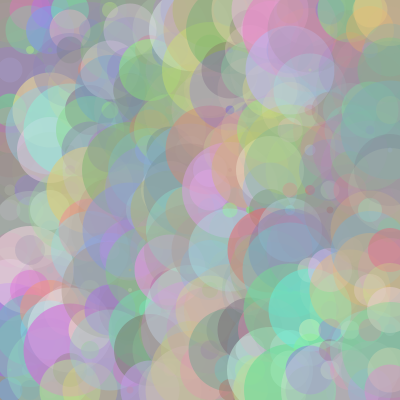
Frame 1 (no input)
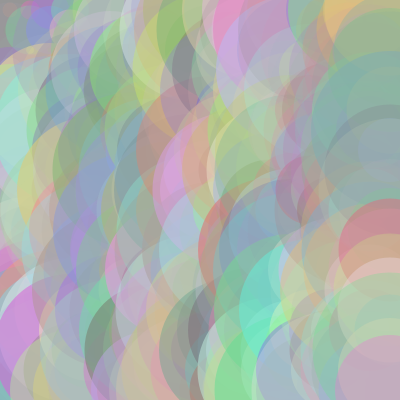
Frame 60 (the mouse pressed at the canvas centre just before this capture)
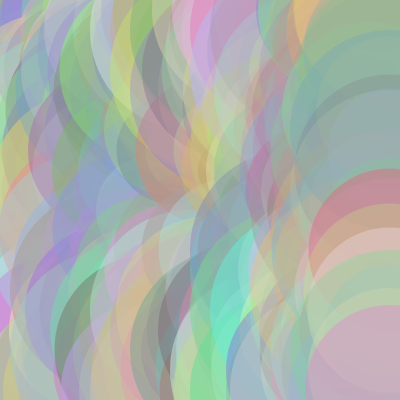
Frame 120 (the mouse held since frame 60 and released just before this capture)

The Processing sketch that drew these frames (run headless with seeded random() and noise(); from frame 60 on, the mouse is pressed at the canvas centre):

// Processing sketch: processing_27054
// ── processing_27054.pde

int[] radius = new int[400]; 
color[] colors = new color[400];


void setup () {
  size(400, 400);
  for (int i = 0; i < radius.length; i++ ) {
    radius[i] = int(random(2, 100)); 
    //println(radius[i]);
  }

  for(int j = 0; j < colors.length; j++) {
    colors[j] = color(random(100,250),random(100,250), random(100,250), random(10,150));
  } 
  noStroke();
}

void draw() {
  background(150);

  int counter = 0;
  for (int x = 10; x < 400; x += 20) {
    //for every x value, iterate thru the y values
    for (int y = 10; y < 400; y += 20) {
      //draw an ellipse at the current x and y location
      fill(colors[counter]);
      ellipse(x, y, radius[counter], radius[counter]);
      //int rad = int(random(2,50));
      //ellipse(x, y, rad, rad);
      if(dist(x,y,mouseX, mouseY) < 40) {
        if (radius[counter] > 0) {
          radius[counter] -= 20;
        }
      }
      else if(dist(x,y,mouseX, mouseY) > 100) {
        if(radius[counter] < 200) {
          radius[counter] += 1;
        }
      }

      counter ++;
    }
  }
}

                
                                
